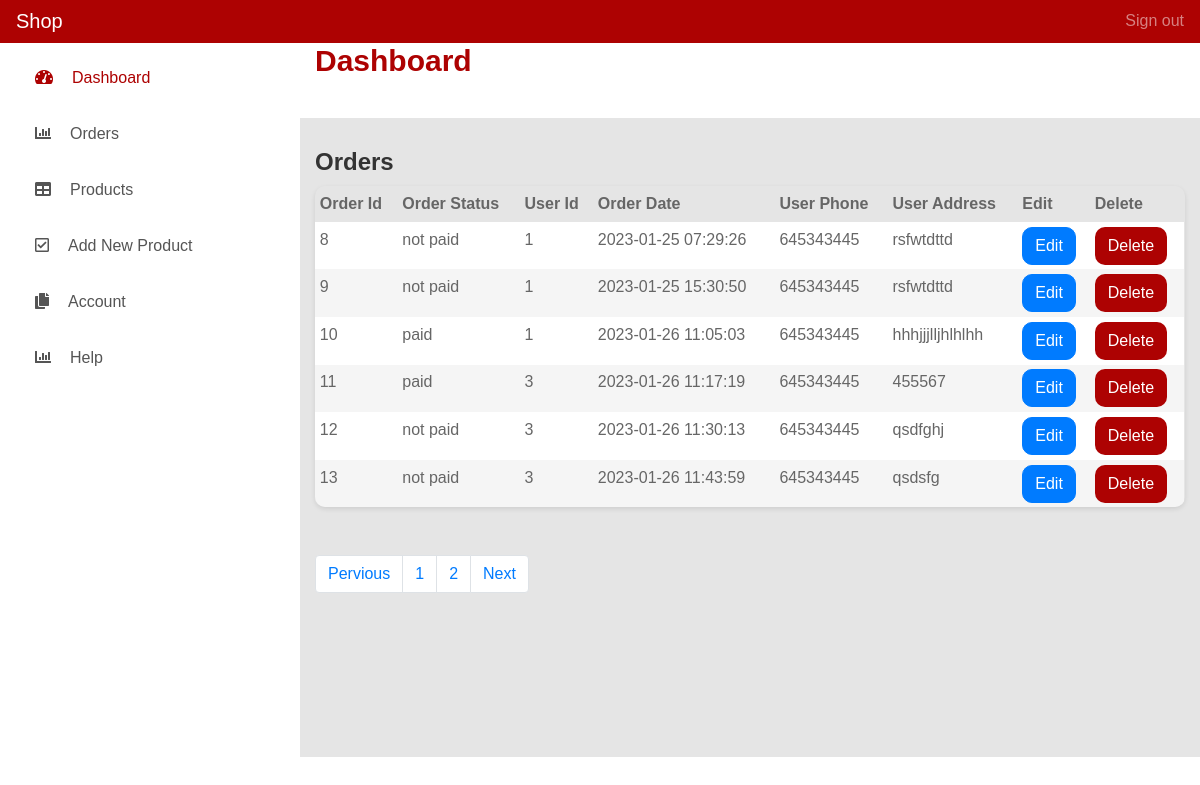
The page /admin/index.php?page_no=2 (signed in) on the database its author committed.
### tables this page shows
CREATE TABLE IF NOT EXISTS `orders` (
  `order_id` int NOT NULL AUTO_INCREMENT,
  `order_cost` decimal(6,2) NOT NULL,
  `order_status` varchar(100) NOT NULL DEFAULT 'on_hold',
  `user_id` int NOT NULL,
  `user_phone` int NOT NULL,
  `user_city` varchar(255) NOT NULL,
  `user_address` varchar(255) NOT NULL,
  `order_date` datetime NOT NULL DEFAULT CURRENT_TIMESTAMP,
  PRIMARY KEY (`order_id`)
);

### admin/index.php (the view, shortened to what this page needs)
<?php
include('header.php');
?>
<?php
        if(isset($_GET['page_no']) && $_GET['page_no'] != ""){
            $page_no = $_GET['page_no'];
        }else{
            $page_no = 1;
        }
        $stmt1 = $conn->prepare("SELECT COUNT(*) AS total_records FROM orders");
        $stmt1->execute();
        $stmt1->bind_result($total_records);
        $total_records_per_page = 6;
        $offset = ($page_no - 1) * $total_records_per_page;
        $total_no_of_page = ceil($total_records / $total_records_per_page);
        $stmt2 = $conn->prepare("SELECT * FROM orders LIMIT $offset,$total_records_per_page");
        $stmt2->execute();
        $orders = $stmt2->get_result();
?>
    <div class="page-wrapper">
        <div class="page-container">
            <?php
                include('sidemenu.php');
            ?>
            <div class="main-content">
            <section class="au-breadcrumb ">
                <div class="section_content section_content--p30">
                    <div class="container-fluid">
                        <div class="row">
                            <div class="col-md-12">
                                <div class="au-breadcrumb-content">
                                    <div class="au-breadcrumb-left">
                                        <span class="au-breadcrumb-span" ><h2 style="color :rgb(173, 2, 2)">Dashboard</h2></span>
                                    </div>
                                </div>
                            </div>
                        </div>
                    </div>
                </div>
            </section>
                <div class="section_content section_content--p30">
                    <div class="container-fluid">
                    <h3 style="padding-bottom:10px ;padding-top:30px">Orders</h3>
                        <div class="row">
                            <div class="col-lg-12">
                                <div class="table-responsive table--no-card m-b-30">
                                    <table class="table table-borderless table-striped table-sm">
                                        <thead>
                                            <tr>
                                                <th scope="col">Order Id</th>
                                                <th scope="col">Order Status</th>
                                                <th scope="col">User Id</th>
                                                <th scope="col">Order Date</th>
                                                <th scope="col">User Phone</th>
                                                <th scope="col">User Address</th>
                                                <th scope="col">Edit</th>
                                                <th scope="col">Delete</th>
                                            </tr>
                                        </thead>
                                        <tbody>
                                            <?php foreach($orders as $order){?>
                                            <tr>
                                                <td><?php echo $order['order_id'];?></td>
                                                <td><?php echo $order['order_status'];?></td>
                                                <td><?php echo $order['user_id'];?></td>
                                                <td><?php echo $order['order_date'];?></td>
                                                <td><?php echo $order['user_phone'];?></td>
                                                <td><?php echo $order['user_address'];?></td>
                                                <td><a class="btn btn-primary" style="color: white; border-radius:10px" href="edit_order.php?order_id=<?php echo $order['order_id'];?>">Edit</a></td>
                                                <td><a class="btn " href="delete_order.php?order_id=<?php echo $order['order_id'];?>" style="color: white; background-color:rgb(173, 2, 2) ;border-radius:10px">Delete</a></td>
                                            </tr>
                                            <?php }?>
                                        </tbody>
                                    </table>
                                </div>
                                <nav aria-label="Page navigation example" class="mx-auto">
                                    <ul class="pagination mt-5 mx-auto">
                                        <li class="page-item <?php if($page_no <= 1) {echo 'disabled';}?> ">
                                            <a class="page-link" href="<?php if($page_no <= 1){echo '#';}else{ echo "?page_no".$page_no-1;} ?>">Pervious</a>
                                        </li>
                                        <li class="page-item"><a class="page-link" href="?page_no=1">1</a></li>
                                        <li class="page-item"><a class="page-link" href="?page_no=2">2</a></li>
                                        <li class="page-item <?php if ($page_no >= $total_no_of_page) {echo 'disabled';}?>">
                                            <a class="page-link" href="<?php if($page_no >= $total_no_of_page){echo '#';} else{ echo "?page_no=".$page_no+1;}?>">Next</a>
                                        </li>
                                    </ul>
                                </nav>
                            </div>
                        </div>
                            </div>
                        </div>
                    </div>
                </div>
            </div>
</body>
</html>

### admin/header.php (shortened to what this page needs)
<!DOCTYPE html>
<html lang="en">
<head>
    <link href="css/font-face.css" rel="stylesheet" media="all">
    <link href="vendor/font-awesome-4.7/css/font-awesome.min.css" rel="stylesheet" media="all">
    <link href="vendor/font-awesome-5/css/fontawesome-all.min.css" rel="stylesheet" media="all">
    <link href="vendor/mdi-font/css/material-design-iconic-font.min.css" rel="stylesheet" media="all">
    <link href="vendor/bootstrap-4.1/bootstrap.min.css" rel="stylesheet" media="all">
    <link href="vendor/animsition/animsition.min.css" rel="stylesheet" media="all">
    <link href="vendor/bootstrap-progressbar/bootstrap-progressbar-3.3.4.min.css" rel="stylesheet" media="all">
    <link href="vendor/wow/animate.css" rel="stylesheet" media="all">
    <link href="vendor/css-hamburgers/hamburgers.min.css" rel="stylesheet" media="all">
    <link href="vendor/slick/slick.css" rel="stylesheet" media="all">
    <link href="vendor/select2/select2.min.css" rel="stylesheet" media="all">
    <link href="vendor/perfect-scrollbar/perfect-scrollbar.css" rel="stylesheet" media="all">
    <link href="css/style2.css" rel="stylesheet" media="all">
</head>
<body class="animsition">
            <header class="navbar navbar-dark sticky-top  flex-md-nowrap p-0 " style="background-color:rgb(173, 2, 2);">
                <a class="navbar-brand col-md-3 col-lg-2 me-0 px-3" href="#">Shop</a>
                <div class="navbar-nav">
                    <div class="nav-item text-nowrap">
                        <?php if(isset($_SESSION['admin_logged_in'])) { ?>
                        <a class="nav-link px-3" href="logout.php?logout=1">Sign out</a>
                        <?php } ?>
                    </div>
                </div>
            </header>
</body>
</html>

### admin/sidemenu.php (shortened to what this page needs)
<aside class="menu-sidebar d-none d-lg-block padd">
    <div class="menu-sidebar__content js-scrollbar1">
        <nav class="navbar-sidebar">
            <ul class="list-unstyled navbar__list">
                <li class="has-sub active">
                    <a class="js-arrow" href="index.php">
                        <i class="fas fa-tachometer-alt"></i>Dashboard</a>
                </li>
                <li>
                    <a href="index.php">
                        <i class="fas fa-chart-bar"></i>Orders</a>
                </li>
                <li>
                    <a href="products.php">
                        <i class="fas fa-table"></i>Products</a>
                </li>
                <li>
                    <a href="add_product.php">
                        <i class="far fa-check-square"></i>Add New Product</a>
                </li>
                <li>
                    <a href="account.php">
                        <i class="fas fa-copy"></i>Account</a>
                </li>
                <li>
                    <a href="help.php">
                        <i class="fas fa-chart-bar"></i>Help</a>
                </li>
            </ul>
        </nav>
    </div>
</aside>

### admin/sidemenu.php (style rules this page uses)
.padd { padding-top: 15px; }

### rows shown on the page
orders: order_id "8", order_status "not paid", user "1", order_date "2023-01-25 07:29:26", user_phone "645343445", user_address "rsfwtdttd"
orders: order_id "9", order_status "not paid", user "1", order_date "2023-01-25 15:30:50", user_phone "645343445", user_address "rsfwtdttd"
orders: order_id "10", order_status "paid", user "1", order_date "2023-01-26 11:05:03", user_phone "645343445", user_address "hhhjjjlljhlhlhh"
orders: order_id "11", order_status "paid", user "3", order_date "2023-01-26 11:17:19", user_phone "645343445", user_address "455567"
orders: order_id "12", order_status "not paid", user "3", order_date "2023-01-26 11:30:13", user_phone "645343445", user_address "qsdfghj"
orders: order_id "13", order_status "not paid", user "3", order_date "2023-01-26 11:43:59", user_phone "645343445", user_address "qsdsfg"
